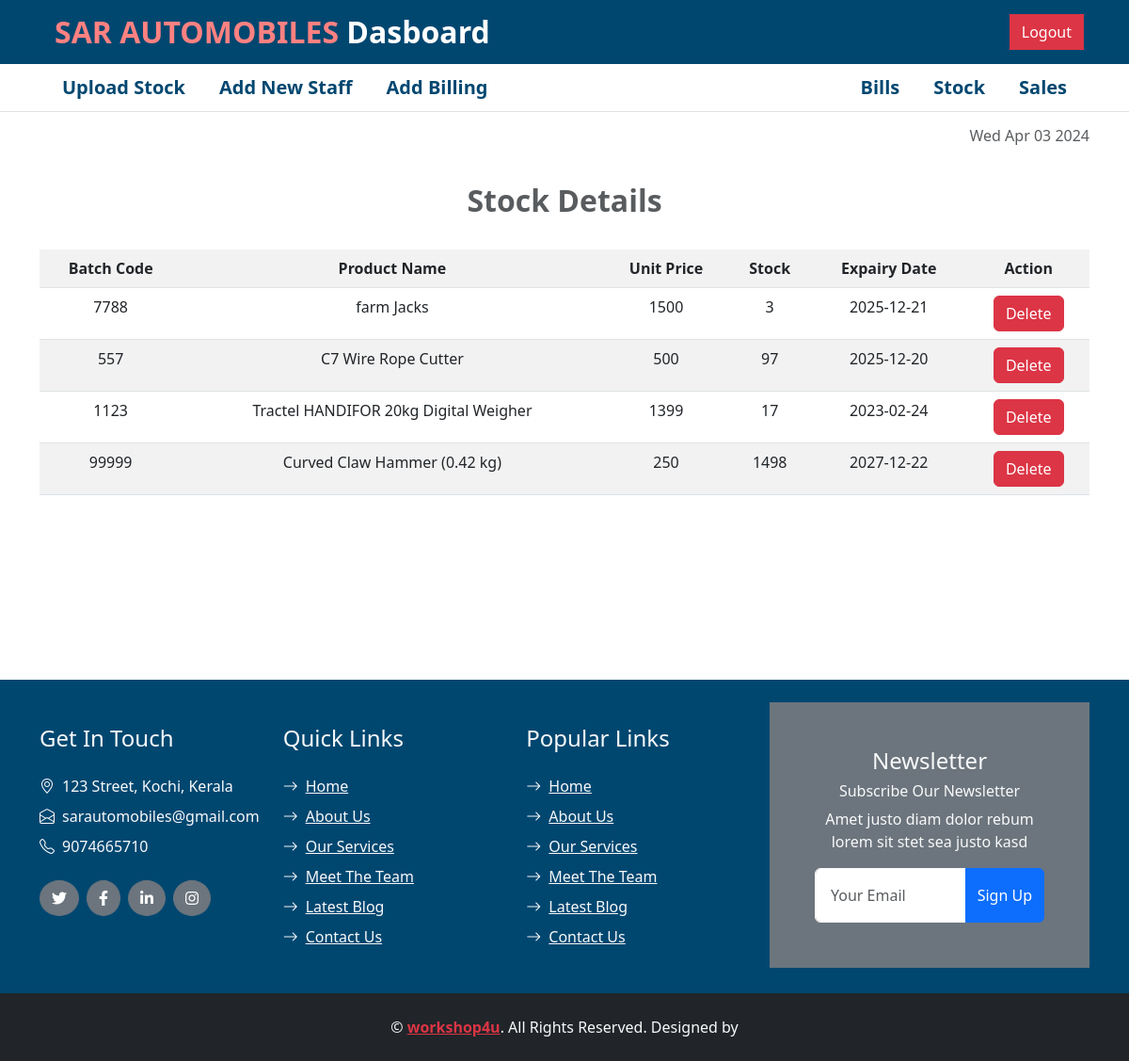
The page /products/TotalStock on the database its author committed.
### products/models.py (models this page shows, shortened)
class Products(models.Model):
    Product_category = models.CharField(max_length=255,choices=(
        ("measuring tools","measuring tools"),
        ("Striking tools","Striking tools"),
        ("Metal cutting tools",'Metal cutting tools'),
        ("Holding tools","Holding tools"),
        ("Sharpening tools","Sharpening tools"),
        ("grinding tools","grinding tools"),
        ("Other","Other")
    )
                                        )
    Product_Name = models.CharField(max_length=255)
    Product_unit_Price = models.CharField(max_length=255)
    GST = models.CharField(max_length=255)
    Product_Brand = models.CharField(max_length=255)
    Product_Stock = models.CharField(max_length=255)
    Batch_Code = models.CharField(max_length=255)
    product_Image = models.FileField(upload_to="product_image")
    Expairy_Date = models.CharField(max_length=255,null=True,blank=True)

### products/views.py (the view)
# urls.py: path("TotalStock",views.TotalStock,name='TotalStock'),
def TotalStock(request):
    stock = Products.objects.all()
    context = {
        "stock":stock
    }
    return render(request,"Stock/stock.html",context)

### templates/Stock/stock.html (shortened to what this page needs)
{% extends 'Stock/adminhome.html' %}
{% block content %}
<div class="container text-center form-body">
    <h2 class="mt-3 fw-bold text-muted">Stock Details</h2><br>
    <table class="table table-striped">
        <tr>
            <th>Batch Code</th>
            <th>Product Name</th>
            <th>Unit Price</th>
            <th>Stock</th>
            <th>Expairy Date</th>
            <th>Action</th>
        </tr>
        {% for item in stock %}
        <tr>
            <td>{{item.Batch_Code}}</td>
            <td>{{item.Product_Name}}</td>
            <td>{{item.Product_unit_Price}}</td>
            <td>{{item.Product_Stock}}</td>
            <td>{{item.Expairy_Date}}</td>
            <td>
                <a href="{%url 'DeleteStock' item.id %}" class="btn btn-danger">Delete</a>
            </td>
        </tr>
        {% endfor %}
    </table>
</div>
{% endblock %}

### rows shown on the page
Products: Batch_Code "7788", Product_Name "farm Jacks", Product_unit_Price "1500", Product_Stock "3", Expairy_Date "2025-12-21"
Products: Batch_Code "557", Product_Name "C7 Wire Rope Cutter", Product_unit_Price "500", Product_Stock "97", Expairy_Date "2025-12-20"
Products: Batch_Code "1123", Product_Name "Tractel HANDIFOR 20kg Digital Weigher", Product_unit_Price "1399", Product_Stock "17", Expairy_Date "2023-02-24"
Products: Batch_Code "99999", Product_Name "Curved Claw Hammer (0.42 kg)", Product_unit_Price "250", Product_Stock "1498", Expairy_Date "2027-12-22"
